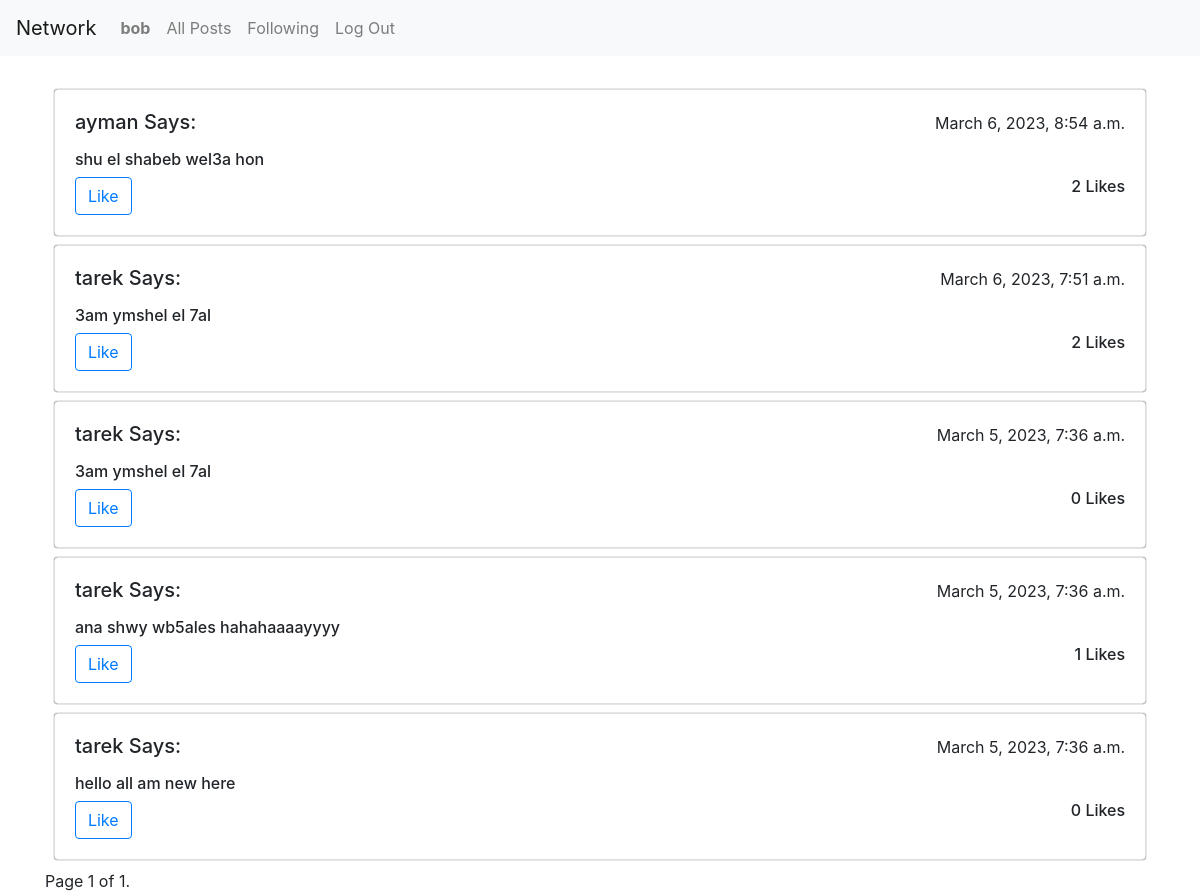
Page /following (signed in) on the committed database.
### network/models.py (models this page shows, shortened)
class User(AbstractUser):
    followers = models.ManyToManyField('self', symmetrical=False, blank=True, related_name="user_followers")
    def user_following(self):
        return User.objects.filter(followers=self)

class post(models.Model):
     user = models.ForeignKey(User, on_delete=models.CASCADE, related_name="user_post")
     body = models.TextField(blank=False)
     timestamp = models.DateTimeField(auto_now_add=True)
     user_likes = models.ManyToManyField(User, blank=True, related_name="user_like")

### network/views.py (the view)
# urls.py: path("following", views.following, name="following"),
@csrf_exempt
@login_required
def following(request):
    current_user = User.objects.get(pk=request.user.id)
    user_following = current_user.user_following()
    all_posts = post.objects.order_by("-timestamp").filter(user__in=user_following)
    ptr = Paginator(all_posts,10)
    page_number = request.GET.get('page')
    page_obj = ptr.get_page(page_number)
    return render(request, "network/following.html",{
        "page_obj":page_obj
    })

### network/templates/network/following.html (shortened to what this page needs)
{% extends "network/layout.html" %}
{% load static %}
{% block body %}
<br>
  <div class="container-lg">
    {%for posts in page_obj%}
        <div class="post_li card">
            <div class="card-body">
                <div class="card-title"><h5 style="float:right;"><small>{{posts.timestamp}}</small></h5><h5 class="card-content">
                    <p>{{posts.user}}</a> Says:</p>
                </div>
                    <h6 class="card-text">{{posts.body}}</h6>
                    <button class="btn btn-outline-primary" onclick="post_like(this.value)" value="{{posts.id}}">Like</button>
                    <h6 style="float:right;">{{posts.user_likes.count}} Likes</h6>
            </div>
        </div>
  {%endfor%}
  <div class="pagination">
    <span class="step-links">
        <span class="current">
            Page {{ page_obj.number }} of {{ page_obj.paginator.num_pages }}.
        </span>
    </span>
</div>
  </div>
{%endblock%}

### network/templates/network/layout.html (shortened to what this page needs)
{% load static %}
<!DOCTYPE html>
<html lang="en">
    <head>
        <link rel="stylesheet" href="https://stackpath.bootstrapcdn.com/bootstrap/4.4.1/css/bootstrap.min.css">
        <link href="{% static 'network/styles.css' %}" rel="stylesheet">
    </head>
    <body>
        <nav class="navbar navbar-expand-lg navbar-light bg-light">
            <a class="navbar-brand" href="#">Network</a>
            <div>
              <ul class="navbar-nav mr-auto">
                {% if user.is_authenticated %}
                    <li class="nav-item">
                        <a class="nav-link" href="#"><strong>{{ request.user.username }}</strong></a>
                    </li>
                {% endif %}
                <li class="nav-item">
                  <a class="nav-link" href="{% url 'index' %}">All Posts</a>
                </li>
                {% if user.is_authenticated %}
                    <li class="nav-item">
                        <a class="nav-link" href="{% url 'following' %}">Following</a>
                    </li>
                    <li class="nav-item">
                        <a class="nav-link" href="{% url 'logout' %}">Log Out</a>
                    </li>
                {% endif %}
              </ul>
            </div>
          </nav>
        <div class="body">
            {% block body %}
            {% endblock %}
        </div>
    </body>
</html>

### network/static/network/styles.css (style rules this page uses)
.post_li { margin: 0.8%; list-style-type: none; box-shadow: 0 0 1px rgb(0, 0, 0); transition: ease-in 280ms; }

### rows in the picture
User: user.username "bob"
post: timestamp "March 6, 2023, 8:54 a.m.", user "ayman", body "shu el shabeb wel3a hon", user_likes.count "2"
post: timestamp "March 6, 2023, 7:51 a.m.", user "tarek", body "3am ymshel el 7al", user_likes.count "2"
post: timestamp "March 5, 2023, 7:36 a.m.", user "tarek", body "3am ymshel el 7al", user_likes.count "0"
post: timestamp "March 5, 2023, 7:36 a.m.", user "tarek", body "ana shwy wb5ales hahahaaaayyyy", user_likes.count "1"
post: timestamp "March 5, 2023, 7:36 a.m.", user "tarek", body "hello all am new here", user_likes.count "0"

### other values in the picture
{{ page_obj.number }} "1"
{{ page_obj.paginator.num_pages }} "1"
